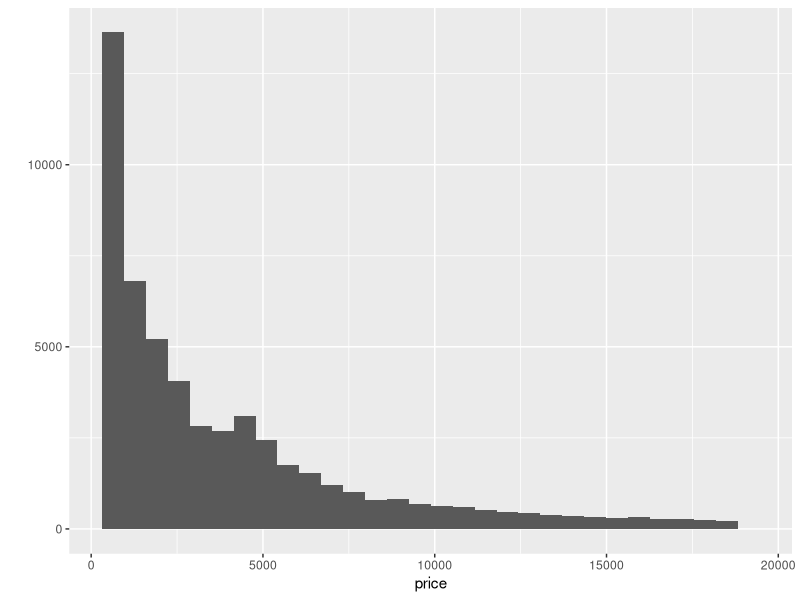
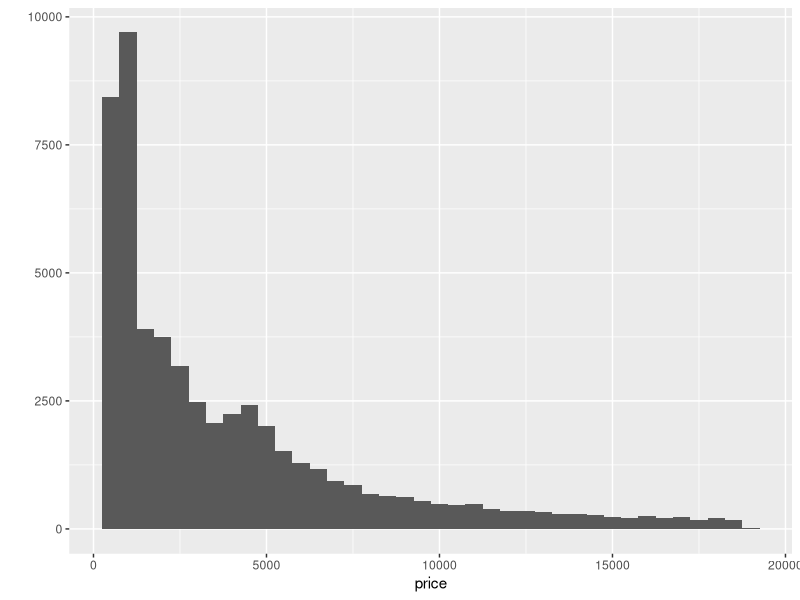
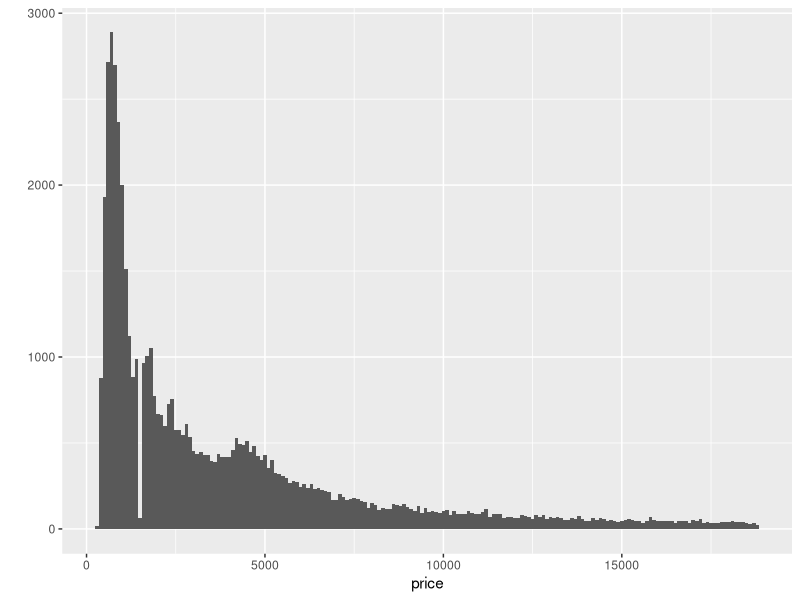
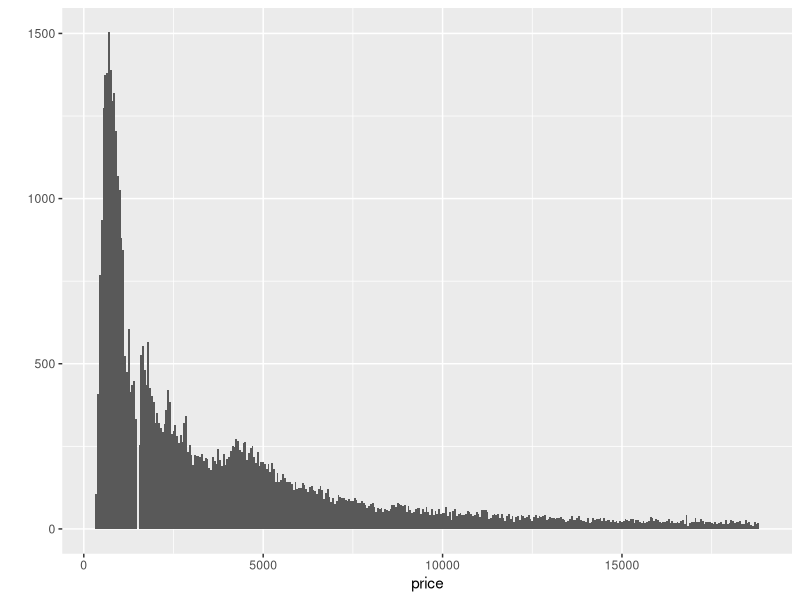
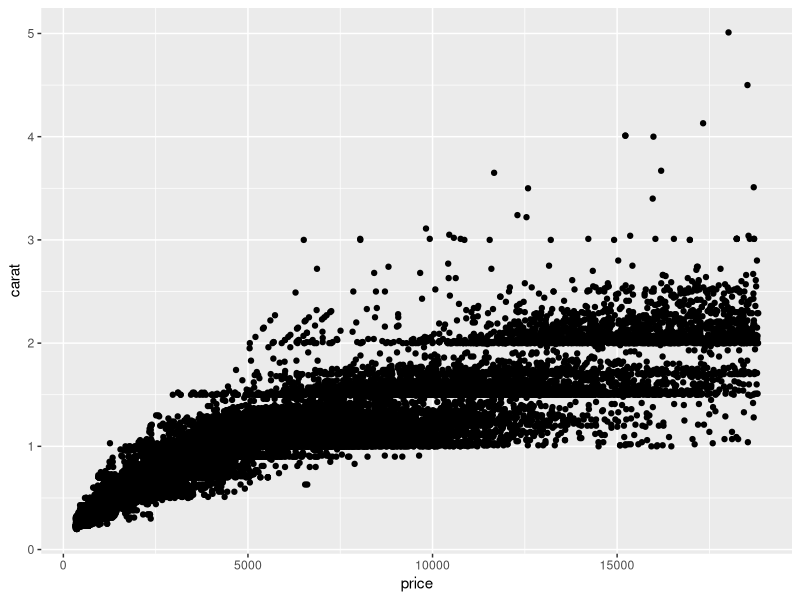
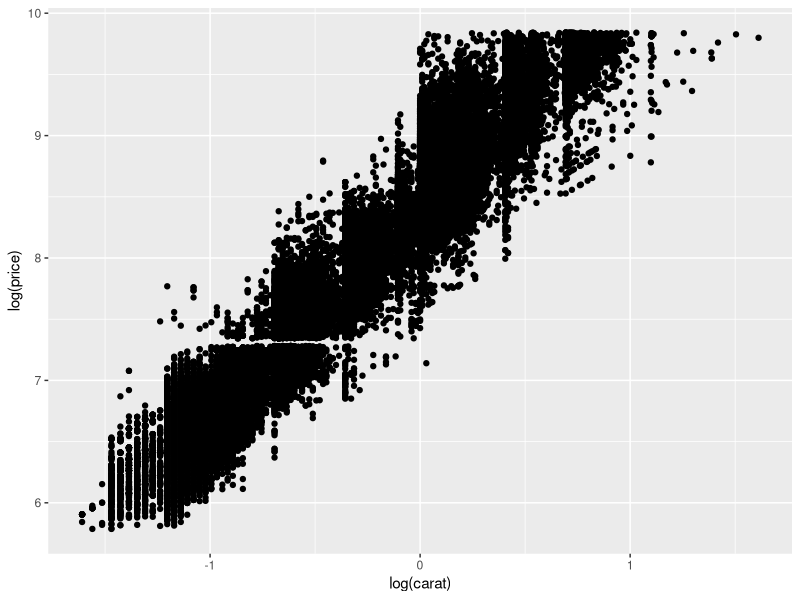
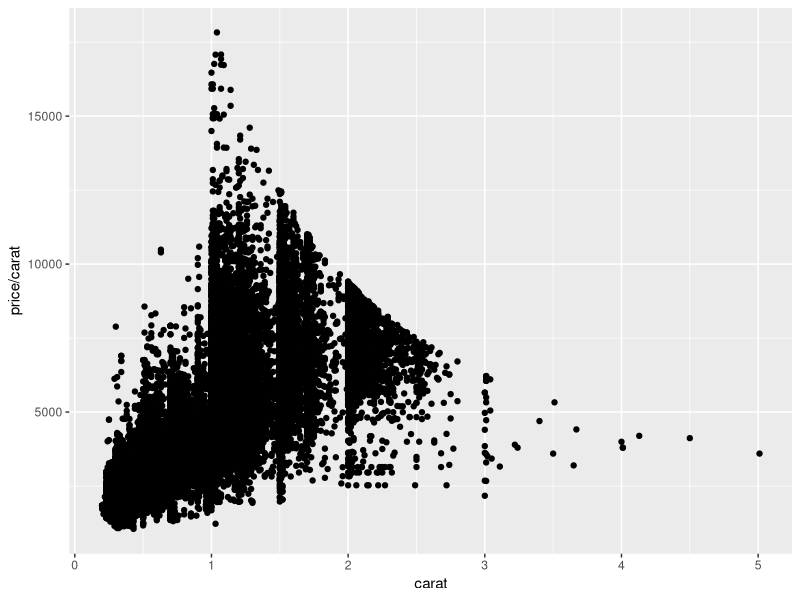
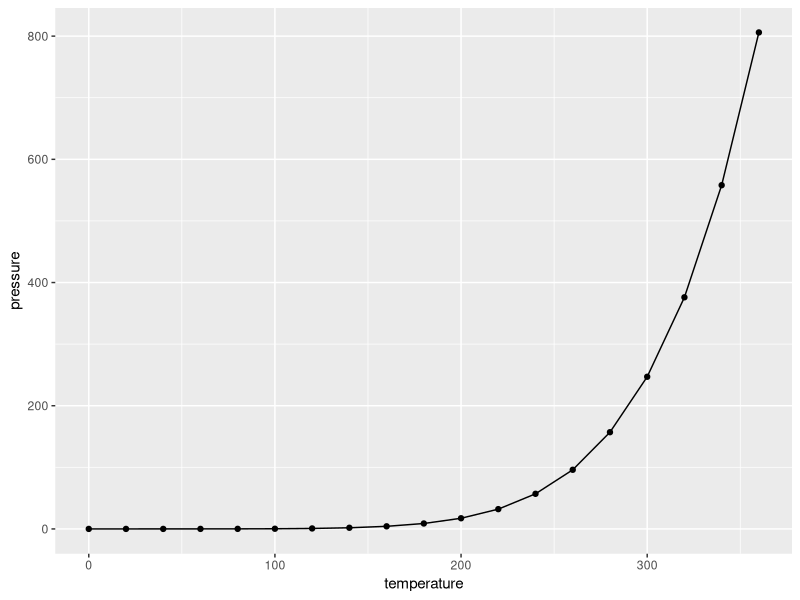

Write R code to recreate these figures, in order. (Note: this script raises an error after producing the figures.)
library(ggplot2)

str(diamonds)

# Examining distributions
# ======================================================

# Histograms ---------------------------------------
qplot(price, data=diamonds, geom="histogram")

# ALWAYS EXPERIMENT WITH THE BIN SIZE!
qplot(price, data=diamonds, geom="histogram", binwidth=500)
# ALWAYS EXPERIMENT WITH THE BIN SIZE!
qplot(price, data=diamonds, geom="histogram", binwidth=100)
# ALWAYS EXPERIMENT WITH THE BIN SIZE!
qplot(price, data=diamonds, geom="histogram", binwidth=50)

# Investigating relationships
# ======================================================

# Two continuous variables -----------------------------------
# Use a scatterplot
qplot(price, carat, data=diamonds)
qplot(log(carat), log(price), data=diamonds)
qplot(carat, price/carat, data=diamonds)

# Use a line
qplot(temperature, pressure, data=pressure, geom=c("line", "point"))

# Map extra variables to other aesthetic attributes
qplot(carat, price, data=diamonds, colour=color)
qplot(carat, price, data=diamonds, size=carat)
qplot(carat, price, data=diamonds, shape=cut)

# Facetting displays the same plot for different subsets of the data
# use facets argument, rows on left hand-size 
qplot(price, carat, data=diamonds, facets = . ~ color)
qplot(price, carat, data=diamonds, facets = color ~ clarity)

# One continuous, one categorical -----------------------------------

# There is too much overplotting in a scatterplot to be very useful
# we can basically only see the range of the data
qplot(color, price/carat, data=diamonds)

# We could spread the points out a little bit, by adding random jitter
# This helps a little bit, but it's still hard to see what's going on
qplot(color, price/carat, data=diamonds, position="jitter")
#qplot(color, price/carat, data=diamonds, position=position_jitter(x=2))

# Another technique is to visualise the conditional distribution, ie.
# for a given colour, what is the distribution of price/colour.
# A boxplot provides a simple summary of the distribution:
qplot(color, price/carat, data=diamonds, geom="boxplot")

# Or we can use a histogram for each colour to look at the shape of
# the distribution in more detail:
qplot(price/carat, data=diamonds, facet= color ~ ., geom="histogram")

# ALWAYS EXPERIMENT WITH THE BIN SIZE!
qplot(price/carat, data=diamonds, facet= color ~ ., geom="histogram", binwidth=100)

# Two categorical variables -----------------------------------
# Use a fluctuation diagram - a visualisation of the contingency table

ggfluctuation(table(diamonds$cut, diamonds$color))

# Zooming ---------------------------------------
# You can zoom in on an interesting area of the plot using the 
# xlim and ylim arguments:

qplot(price, data=diamonds, geom="histogram", xlim=c(0, 1000))


#Down Sample
dSample <- diamonds[sample(nrow(diamonds), 1000),]
str(dSample)